Frame 1 (no input): blank canvas, image omitted
Frame 60 (no input): blank canvas, image omitted
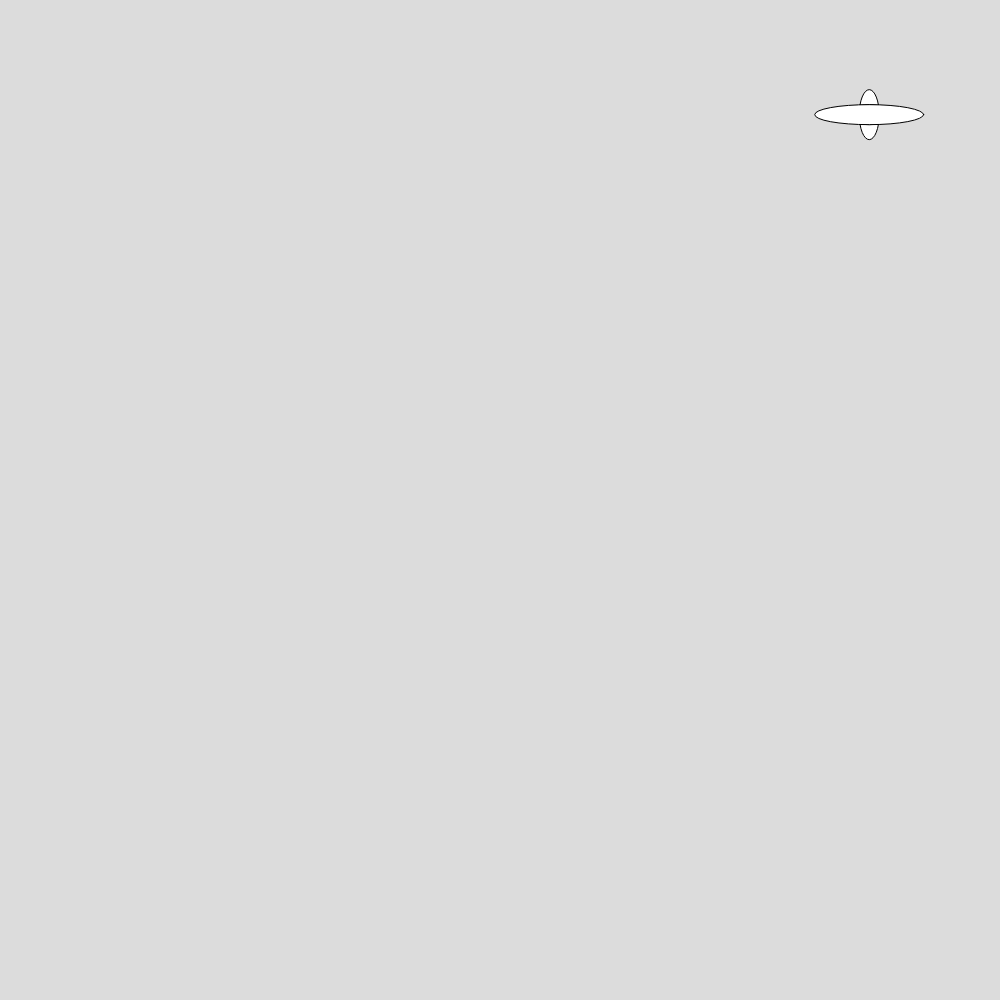
Frame 120 (the mouse pressed at the canvas centre since frame 60)

The p5.js sketch whose frames 1 and 60 were blank and that drew this single picture after the mouse press (run headless with seeded random() and noise() and a simulated clock; from frame 60 on, the mouse is pressed at the canvas centre):

// p5.js sketch
// ── sketch.js
let flowers = [];

function setup() {
  createCanvas(1000,1000);

}

function draw() {
  background(220);
    // console.log(flowers.length)
  for(let i=0; i<flowers.length; i++) {
 //check if the current mX and mY is on the flower
 

 flowers[i].changeColour(mouseX, mouseY);
   
    flowers[i].moveFlower();
    flowers[i].drawFlower();
     flowers[i].growFlower();
     flowers[i].swayFlower();
  }
}

function mousePressed() {
  let tempFlower = new Flower(random(width),random(height), random(-5,5), random(-5,5));
  flowers.push(tempFlower);

}
// ── flowers.js
class Flower{
    constructor(x,y,xSpeed, ySpeed,size) {
        this.x = x;
        this.y = y;
        this.xSpeed = xSpeed;
        this.ySpeed = ySpeed;
        this.size = 50;
        this.hovered = false;
        this.angle = random(TWO_PI);
        }
        drawFlower() {
            if(this.hovered==true){
                fill("red");
            } else {
                fill("white");
            }
            ellipse(this.x, this.y,20,50);
            ellipse(this.x, this.y,50,20);
            ellipse(this.x, this.y,this.size,20);
        }

        moveFlower() {
            this.x += this.xSpeed;
            this.y += this.ySpeed;
            if(this.y>height || this.y<0){
                this.ySpeed = -this.ySpeed;
            }
            
            if(this.x>width || this.x<0){
                this.xSpeed = -this.xSpeed;
            }
        }
        changeColour(mX,mY) {
            let distance = dist(mX,mY,this.x, this.y);
            if(distance<this.size/2 ){
            this.hovered =true;
            }
        
}
growFlower() {
    
        this.size = this.size + 1
}

swayFlower() {
    this.angle += 0.05; 
    this.x += sin(this.angle) * 0.5;
}
}
            
    
